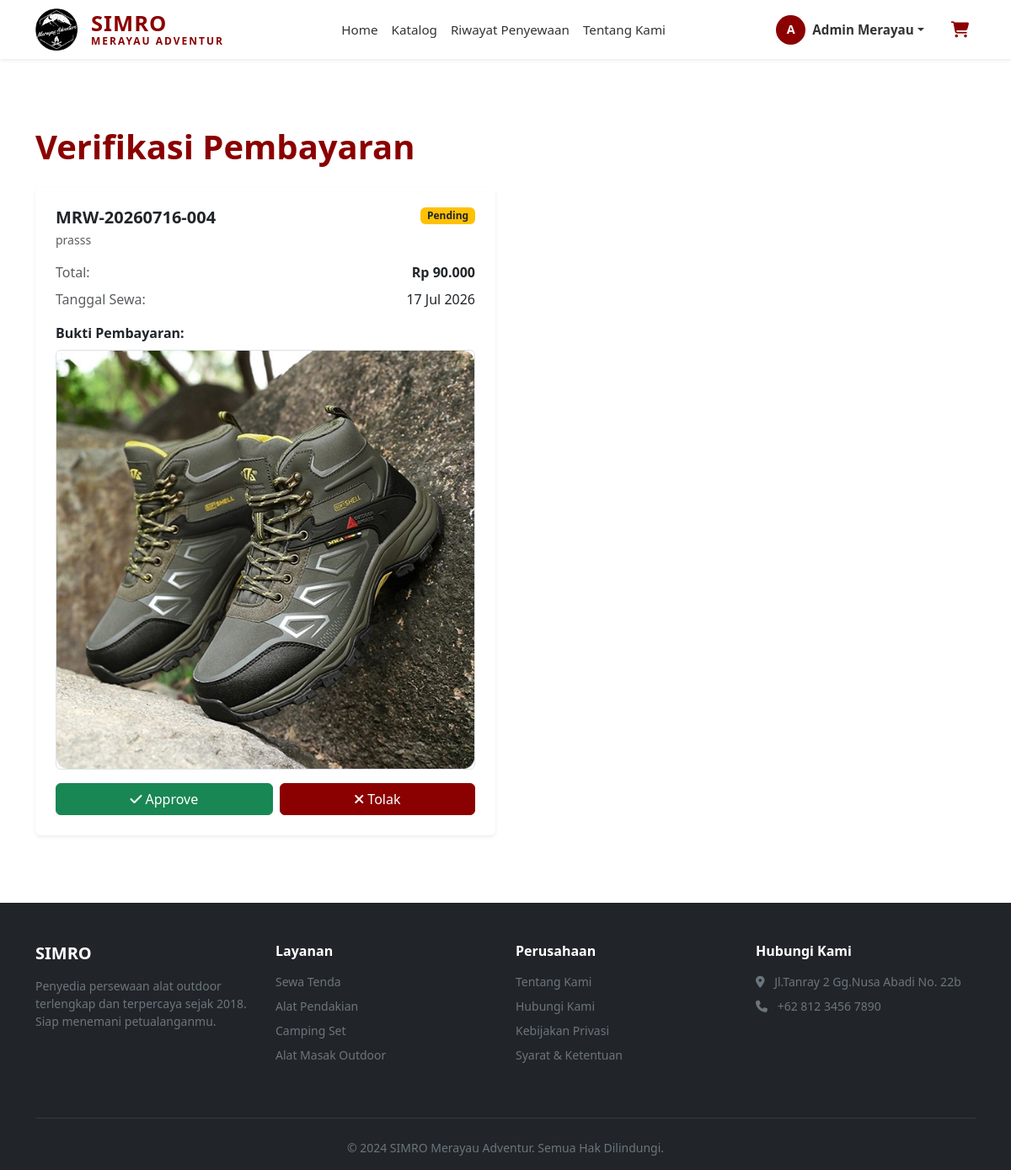
Screenshot of /admin/verifikasi_pembayaran.php (signed in) with the database file from the repository.
### tables this page shows
CREATE TABLE `penyewaan` (
  `id` int(11) NOT NULL,
  `user_id` int(11) DEFAULT NULL,
  `nomor_pesanan` varchar(20) DEFAULT NULL,
  `tanggal_sewa` date NOT NULL,
  `tanggal_kembali` date NOT NULL,
  `total_harga` decimal(10,2) NOT NULL,
  `status_pembayaran` enum('pending','lunas','dibatalkan') DEFAULT 'pending',
  `status_sewa` enum('diproses','disewa','selesai','dibatalkan') DEFAULT 'diproses',
  `bukti_pembayaran` varchar(255) DEFAULT NULL,
  `created_at` timestamp NOT NULL DEFAULT current_timestamp()
);

CREATE TABLE `users` (
  `id` int(11) NOT NULL,
  `nama_lengkap` varchar(100) NOT NULL,
  `email` varchar(100) NOT NULL,
  `password` varchar(255) NOT NULL,
  `no_telepon` varchar(15) DEFAULT NULL,
  `alamat` text DEFAULT NULL,
  `role` enum('customer','admin') DEFAULT 'customer',
  `created_at` timestamp NOT NULL DEFAULT current_timestamp()
);

### admin/verifikasi_pembayaran.php (the view, shortened to what this page needs)
<?php
include '../includes/header.php';
?>
<section class="py-5">
    <div class="container">
        <h1 class="fw-bold mb-4" style="color: #8B0000;">Verifikasi Pembayaran</h1>
        <?php
        $query = mysqli_query($koneksi, "
            SELECT p.*, u.nama_lengkap
            FROM penyewaan p
            JOIN users u ON p.user_id = u.id
            WHERE p.status_pembayaran = 'pending' AND p.bukti_pembayaran IS NOT NULL
            ORDER BY p.created_at DESC
        ");
        ?>
        <?php if(mysqli_num_rows($query) > 0): ?>
            <div class="row g-4">
                <?php while($row = mysqli_fetch_assoc($query)): ?>
                <div class="col-md-6">
                    <div class="card border-0 shadow-sm">
                        <div class="card-body p-4">
                            <div class="d-flex justify-content-between align-items-start mb-3">
                                <div>
                                    <h5 class="fw-bold mb-1"><?= $row['nomor_pesanan'] ?></h5>
                                    <p class="text-muted small mb-0"><?= htmlspecialchars($row['nama_lengkap']) ?></p>
                                </div>
                                <span class="badge bg-warning text-dark">Pending</span>
                            </div>
                            <div class="mb-3">
                                <div class="d-flex justify-content-between mb-2">
                                    <span class="text-muted">Total:</span>
                                    <span class="fw-bold">Rp <?= number_format($row['total_harga'], 0, ',', '.') ?></span>
                                </div>
                                <div class="d-flex justify-content-between mb-2">
                                    <span class="text-muted">Tanggal Sewa:</span>
                                    <span><?= date('d M Y', strtotime($row['tanggal_sewa'])) ?></span>
                                </div>
                            </div>
                            <div class="mb-3">
                                <p class="fw-semibold mb-2">Bukti Pembayaran:</p>
                                <?php
                                $file_path = '../assets/uploads/bukti_pembayaran/' . $row['bukti_pembayaran'];
                                $file_ext = strtolower(pathinfo($row['bukti_pembayaran'], PATHINFO_EXTENSION));
                                if ($file_ext === 'pdf'):
                                ?>
                                    <a href="<?= $file_path ?>" target="_blank" class="btn btn-outline-danger btn-sm w-100">
                                        <i class="fas fa-file-pdf me-2"></i>Lihat PDF
                                    </a>
                                <?php else: ?>
                                    <a href="<?= $file_path ?>" target="_blank" class="d-block">
                                        <img src="<?= $file_path ?>" class="img-fluid rounded border" alt="Bukti Pembayaran">
                                    </a>
                                <?php endif; ?>
                            </div>
                            <div class="d-flex gap-2">
                                <a href="?action=approve&id=<?= $row['id'] ?>"
                                    class="btn btn-success flex-fill"
                                    onclick="return confirm('Konfirmasi pembayaran ini?')">
                                    <i class="fas fa-check me-1"></i>Approve
                                </a>
                                <a href="?action=reject&id=<?= $row['id'] ?>"
                                    class="btn btn-danger flex-fill"
                                    onclick="return confirm('Tolak pembayaran ini?')">
                                    <i class="fas fa-times me-1"></i>Tolak
                                </a>
                            </div>
                        </div>
                    </div>
                </div>
                <?php endwhile; ?>
            </div>
        <?php endif; ?>
    </div>
</section>
<?php include '../includes/footer.php'; ?>

### assets/css/style.css (style rules this page uses)
:root { --primary-color: #8B0000; --primary-hover: #6d0000; --text-dark: #333333; }
.btn-danger { background-color: var(--primary-color); border-color: var(--primary-color); transition: all 0.3s ease; }
.card { transition: transform 0.3s, box-shadow 0.3s; border: none; }
.kategori-section, .aturan-section, section.py-5 { padding: 80px 0 !important; }
body { margin: 0; padding: 0; overflow-x: hidden; }
section.py-5 { padding: 80px 0 !important; }
.btn-danger { background-color: #8B0000; border-color: #8B0000; }
.card { transition: transform 0.3s, box-shadow 0.3s; }

### rows the page displays
penyewaan: nomor_pesanan "MRW-20260716-004", user.nama_lengkap "prasss", total_harga "90.000", tanggal_sewa "17 Jul 2026", bukti_pembayaran (picture)

### other values shown
$user_initial "A"
$user_nama "Admin Merayau"
